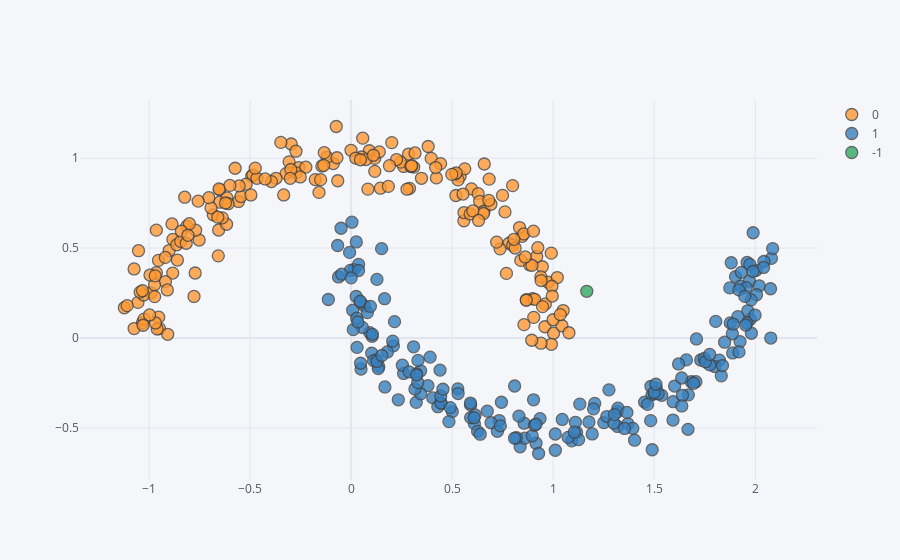

The cell this chart's notebook holds for it:
### Code cell
moons.iplot(kind="scatter", mode="markers", x=0, y=1, categories="cl")

### Figure 1 — Plotly figure (JSON) as saved in the notebook; plotly's stock layout.template omitted (floating-point values rounded to 4 significant figures; data arrays with more than 128 entries replaced by an {"elided": "..."} marker saying what was removed)
{"data": [{"marker": {"color": "rgba(255, 153, 51, 1.0)", "line": {"width": 1.3}, "opacity": 0.8, "size": 12, "symbol": "circle"}, "mode": "markers", "name": "0", "textfont": {"color": "#4D5663"}, "type": "scatter", "x": {"elided": "199 float values"}, "y": {"elided": "199 float values"}}, {"marker": {"color": "rgba(55, 128, 191, 1.0)", "line": {"width": 1.3}, "opacity": 0.8, "size": 12, "symbol": "circle"}, "mode": "markers", "name": "1", "textfont": {"color": "#4D5663"}, "type": "scatter", "x": {"elided": "200 float values"}, "y": {"elided": "200 float values"}}, {"marker": {"color": "rgba(50, 171, 96, 1.0)", "line": {"width": 1.3}, "opacity": 0.8, "size": 12, "symbol": "circle"}, "mode": "markers", "name": "-1", "textfont": {"color": "#4D5663"}, "type": "scatter", "x": [1.166], "y": [0.2596]}], "layout": {"legend": {"bgcolor": "#F5F6F9", "font": {"color": "#4D5663"}}, "paper_bgcolor": "#F5F6F9", "plot_bgcolor": "#F5F6F9", "title": {"font": {"color": "#4D5663"}}, "xaxis": {"gridcolor": "#E1E5ED", "showgrid": true, "tickfont": {"color": "#4D5663"}, "title": {"font": {"color": "#4D5663"}, "text": ""}, "zerolinecolor": "#E1E5ED"}, "yaxis": {"gridcolor": "#E1E5ED", "showgrid": true, "tickfont": {"color": "#4D5663"}, "title": {"font": {"color": "#4D5663"}, "text": ""}, "zerolinecolor": "#E1E5ED"}}}
